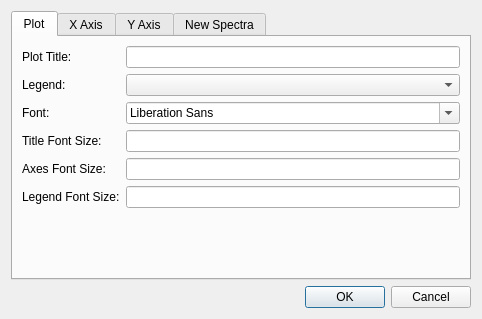
<?xml version="1.0" encoding="UTF-8"?>
<ui version="4.0">
 <class>SpectrumPlotConfig</class>
 <widget class="QDialog" name="SpectrumPlotConfig">
  <property name="geometry">
   <rect>
    <x>0</x>
    <y>0</y>
    <width>482</width>
    <height>319</height>
   </rect>
  </property>
  <property name="windowTitle">
   <string>Spectrum Plot Configuration</string>
  </property>
  <layout class="QGridLayout" name="gridLayout">
   <item row="2" column="0">
    <widget class="QDialogButtonBox" name="buttonBox">
     <property name="orientation">
      <enum>Qt::Horizontal</enum>
     </property>
     <property name="standardButtons">
      <set>QDialogButtonBox::Cancel|QDialogButtonBox::Ok</set>
     </property>
    </widget>
   </item>
   <item row="1" column="0">
    <widget class="QTabWidget" name="tabWidget">
     <property name="currentIndex">
      <number>0</number>
     </property>
     <widget class="QWidget" name="tab_plot">
      <attribute name="title">
       <string>Plot</string>
      </attribute>
      <layout class="QGridLayout" name="gridLayout_2">
       <item row="0" column="0">
        <widget class="QLabel" name="lbl_plot_title">
         <property name="text">
          <string>Plot Title:</string>
         </property>
         <property name="buddy">
          <cstring>ledit_plot_title</cstring>
         </property>
        </widget>
       </item>
       <item row="3" column="0">
        <widget class="QLabel" name="lbl_font">
         <property name="text">
          <string>Font:</string>
         </property>
         <property name="buddy">
          <cstring>cbox_font</cstring>
         </property>
        </widget>
       </item>
       <item row="7" column="0">
        <spacer name="verticalSpacer_plot">
         <property name="orientation">
          <enum>Qt::Vertical</enum>
         </property>
         <property name="sizeHint" stdset="0">
          <size>
           <width>20</width>
           <height>40</height>
          </size>
         </property>
        </spacer>
       </item>
       <item row="2" column="0">
        <widget class="QLabel" name="lbl_legend">
         <property name="text">
          <string>Legend:</string>
         </property>
         <property name="buddy">
          <cstring>cbox_legend</cstring>
         </property>
        </widget>
       </item>
       <item row="4" column="0">
        <widget class="QLabel" name="lbl_title_font_size">
         <property name="text">
          <string>Title Font Size:</string>
         </property>
         <property name="buddy">
          <cstring>ledit_title_font_size</cstring>
         </property>
        </widget>
       </item>
       <item row="5" column="0">
        <widget class="QLabel" name="lbl_axes_font_size">
         <property name="text">
          <string>Axes Font Size:</string>
         </property>
         <property name="buddy">
          <cstring>ledit_axes_font_size</cstring>
         </property>
        </widget>
       </item>
       <item row="6" column="0">
        <widget class="QLabel" name="lbl_legend_font_size">
         <property name="text">
          <string>Legend Font Size:</string>
         </property>
         <property name="buddy">
          <cstring>ledit_legend_font_size</cstring>
         </property>
        </widget>
       </item>
       <item row="0" column="1">
        <widget class="QLineEdit" name="ledit_plot_title"/>
       </item>
       <item row="2" column="1">
        <widget class="QComboBox" name="cbox_legend"/>
       </item>
       <item row="3" column="1">
        <widget class="QFontComboBox" name="cbox_font">
         <property name="fontFilters">
          <set>QFontComboBox::ScalableFonts</set>
         </property>
         <property name="currentFont">
          <font>
           <family>Arial</family>
          </font>
         </property>
        </widget>
       </item>
       <item row="4" column="1">
        <widget class="QLineEdit" name="ledit_title_font_size">
         <property name="minimumSize">
          <size>
           <width>64</width>
           <height>0</height>
          </size>
         </property>
        </widget>
       </item>
       <item row="5" column="1">
        <widget class="QLineEdit" name="ledit_axes_font_size"/>
       </item>
       <item row="6" column="1">
        <widget class="QLineEdit" name="ledit_legend_font_size"/>
       </item>
      </layout>
     </widget>
     <widget class="QWidget" name="tab_xaxis">
      <attribute name="title">
       <string>X Axis</string>
      </attribute>
      <layout class="QGridLayout" name="gridLayout_4">
       <item row="3" column="0">
        <widget class="QCheckBox" name="ckbox_xaxis_major_ticks">
         <property name="text">
          <string>Major tick marks every</string>
         </property>
        </widget>
       </item>
       <item row="2" column="1">
        <widget class="QComboBox" name="cbox_xaxis_units"/>
       </item>
       <item row="6" column="0">
        <widget class="QLabel" name="lbl_xaxis_minval">
         <property name="text">
          <string>Minimum value:</string>
         </property>
         <property name="indent">
          <number>18</number>
         </property>
         <property name="buddy">
          <cstring>ledit_xaxis_minval</cstring>
         </property>
        </widget>
       </item>
       <item row="4" column="1">
        <widget class="QLineEdit" name="ledit_xaxis_minor_ticks"/>
       </item>
       <item row="3" column="1">
        <widget class="QLineEdit" name="ledit_xaxis_major_ticks"/>
       </item>
       <item row="7" column="0">
        <widget class="QLabel" name="lbl_xaxis_maxval">
         <property name="text">
          <string>Maximum value:</string>
         </property>
         <property name="indent">
          <number>18</number>
         </property>
         <property name="buddy">
          <cstring>ledit_xaxis_maxval</cstring>
         </property>
        </widget>
       </item>
       <item row="0" column="0">
        <widget class="QLabel" name="lbl_xaxis_label">
         <property name="text">
          <string>X Axis Label:</string>
         </property>
         <property name="buddy">
          <cstring>ledit_xaxis_label</cstring>
         </property>
        </widget>
       </item>
       <item row="0" column="1">
        <widget class="QLineEdit" name="ledit_xaxis_label"/>
       </item>
       <item row="2" column="0">
        <widget class="QLabel" name="lbl_xaxis_units">
         <property name="text">
          <string>X Axis Units:</string>
         </property>
         <property name="buddy">
          <cstring>cbox_xaxis_units</cstring>
         </property>
        </widget>
       </item>
       <item row="4" column="0">
        <widget class="QCheckBox" name="ckbox_xaxis_minor_ticks">
         <property name="text">
          <string>Minor tick marks every</string>
         </property>
        </widget>
       </item>
       <item row="6" column="1">
        <widget class="QLineEdit" name="ledit_xaxis_minval"/>
       </item>
       <item row="7" column="1">
        <widget class="QLineEdit" name="ledit_xaxis_maxval"/>
       </item>
       <item row="5" column="0" colspan="2">
        <widget class="QCheckBox" name="ckbox_xaxis_specify_range">
         <property name="text">
          <string>Specify min/max range for axis</string>
         </property>
        </widget>
       </item>
      </layout>
     </widget>
     <widget class="QWidget" name="tab_yaxis">
      <attribute name="title">
       <string>Y Axis</string>
      </attribute>
      <layout class="QGridLayout" name="gridLayout_5">
       <item row="4" column="0">
        <widget class="QLabel" name="lbl_yaxis_minval">
         <property name="text">
          <string>Minimum value:</string>
         </property>
         <property name="indent">
          <number>18</number>
         </property>
         <property name="buddy">
          <cstring>ledit_yaxis_minval</cstring>
         </property>
        </widget>
       </item>
       <item row="3" column="0" colspan="2">
        <widget class="QCheckBox" name="ckbox_yaxis_specify_range">
         <property name="text">
          <string>Specify min/max range for axis</string>
         </property>
        </widget>
       </item>
       <item row="2" column="0">
        <widget class="QCheckBox" name="ckbox_yaxis_minor_ticks">
         <property name="text">
          <string>Minor tick marks every</string>
         </property>
        </widget>
       </item>
       <item row="0" column="1">
        <widget class="QLineEdit" name="ledit_yaxis_label"/>
       </item>
       <item row="1" column="0">
        <widget class="QCheckBox" name="ckbox_yaxis_major_ticks">
         <property name="text">
          <string>Major tick marks every</string>
         </property>
        </widget>
       </item>
       <item row="2" column="1">
        <widget class="QLineEdit" name="ledit_yaxis_minor_ticks"/>
       </item>
       <item row="5" column="0">
        <widget class="QLabel" name="lbl_yaxis_maxval">
         <property name="text">
          <string>Maximum value:</string>
         </property>
         <property name="indent">
          <number>18</number>
         </property>
         <property name="buddy">
          <cstring>ledit_yaxis_maxval</cstring>
         </property>
        </widget>
       </item>
       <item row="0" column="0">
        <widget class="QLabel" name="lbl_yaxis_label">
         <property name="text">
          <string>Y Axis Label:</string>
         </property>
         <property name="buddy">
          <cstring>ledit_yaxis_label</cstring>
         </property>
        </widget>
       </item>
       <item row="1" column="1">
        <widget class="QLineEdit" name="ledit_yaxis_major_ticks"/>
       </item>
       <item row="4" column="1">
        <widget class="QLineEdit" name="ledit_yaxis_minval"/>
       </item>
       <item row="5" column="1">
        <widget class="QLineEdit" name="ledit_yaxis_maxval"/>
       </item>
       <item row="6" column="0">
        <spacer name="verticalSpacer_yaxis">
         <property name="orientation">
          <enum>Qt::Vertical</enum>
         </property>
         <property name="sizeHint" stdset="0">
          <size>
           <width>20</width>
           <height>40</height>
          </size>
         </property>
        </spacer>
       </item>
      </layout>
     </widget>
     <widget class="QWidget" name="tab_newspectra">
      <attribute name="title">
       <string>New Spectra</string>
      </attribute>
      <layout class="QGridLayout" name="gridLayout_3">
       <item row="3" column="0">
        <spacer name="verticalSpacer_newspectra">
         <property name="orientation">
          <enum>Qt::Vertical</enum>
         </property>
         <property name="sizeHint" stdset="0">
          <size>
           <width>20</width>
           <height>40</height>
          </size>
         </property>
        </spacer>
       </item>
       <item row="1" column="0">
        <widget class="QLabel" name="lbl_default_aavg_size">
         <property name="text">
          <string>Default area-average size</string>
         </property>
         <property name="buddy">
          <cstring>ledit_aavg_x</cstring>
         </property>
        </widget>
       </item>
       <item row="2" column="2">
        <widget class="QLineEdit" name="ledit_aavg_y"/>
       </item>
       <item row="1" column="2">
        <widget class="QLineEdit" name="ledit_aavg_x"/>
       </item>
       <item row="0" column="2">
        <widget class="QComboBox" name="cbox_default_avg_mode"/>
       </item>
       <item row="1" column="1">
        <widget class="QLabel" name="lbl_aavg_x">
         <property name="text">
          <string>X:</string>
         </property>
         <property name="buddy">
          <cstring>ledit_aavg_x</cstring>
         </property>
        </widget>
       </item>
       <item row="2" column="1">
        <widget class="QLabel" name="lbl_aavg_y">
         <property name="text">
          <string>Y:</string>
         </property>
         <property name="buddy">
          <cstring>ledit_aavg_y</cstring>
         </property>
        </widget>
       </item>
       <item row="0" column="0" colspan="2">
        <widget class="QLabel" name="lbl_default_avg_mode">
         <property name="text">
          <string>Default average mode:</string>
         </property>
         <property name="buddy">
          <cstring>cbox_default_avg_mode</cstring>
         </property>
        </widget>
       </item>
      </layout>
     </widget>
    </widget>
   </item>
  </layout>
 </widget>
 <tabstops>
  <tabstop>tabWidget</tabstop>
  <tabstop>ledit_plot_title</tabstop>
  <tabstop>cbox_legend</tabstop>
  <tabstop>cbox_font</tabstop>
  <tabstop>ledit_title_font_size</tabstop>
  <tabstop>ledit_axes_font_size</tabstop>
  <tabstop>ledit_legend_font_size</tabstop>
  <tabstop>ledit_xaxis_label</tabstop>
  <tabstop>cbox_xaxis_units</tabstop>
  <tabstop>ckbox_xaxis_major_ticks</tabstop>
  <tabstop>ledit_xaxis_major_ticks</tabstop>
  <tabstop>ckbox_xaxis_minor_ticks</tabstop>
  <tabstop>ledit_xaxis_minor_ticks</tabstop>
  <tabstop>ckbox_xaxis_specify_range</tabstop>
  <tabstop>ledit_xaxis_minval</tabstop>
  <tabstop>ledit_xaxis_maxval</tabstop>
  <tabstop>ledit_yaxis_label</tabstop>
  <tabstop>ckbox_yaxis_major_ticks</tabstop>
  <tabstop>ledit_yaxis_major_ticks</tabstop>
  <tabstop>ckbox_yaxis_minor_ticks</tabstop>
  <tabstop>ledit_yaxis_minor_ticks</tabstop>
  <tabstop>ckbox_yaxis_specify_range</tabstop>
  <tabstop>ledit_yaxis_minval</tabstop>
  <tabstop>ledit_yaxis_maxval</tabstop>
  <tabstop>cbox_default_avg_mode</tabstop>
  <tabstop>ledit_aavg_x</tabstop>
  <tabstop>ledit_aavg_y</tabstop>
 </tabstops>
 <resources/>
 <connections>
  <connection>
   <sender>buttonBox</sender>
   <signal>accepted()</signal>
   <receiver>SpectrumPlotConfig</receiver>
   <slot>accept()</slot>
   <hints>
    <hint type="sourcelabel">
     <x>248</x>
     <y>254</y>
    </hint>
    <hint type="destinationlabel">
     <x>157</x>
     <y>274</y>
    </hint>
   </hints>
  </connection>
  <connection>
   <sender>buttonBox</sender>
   <signal>rejected()</signal>
   <receiver>SpectrumPlotConfig</receiver>
   <slot>reject()</slot>
   <hints>
    <hint type="sourcelabel">
     <x>316</x>
     <y>260</y>
    </hint>
    <hint type="destinationlabel">
     <x>286</x>
     <y>274</y>
    </hint>
   </hints>
  </connection>
 </connections>
</ui>
